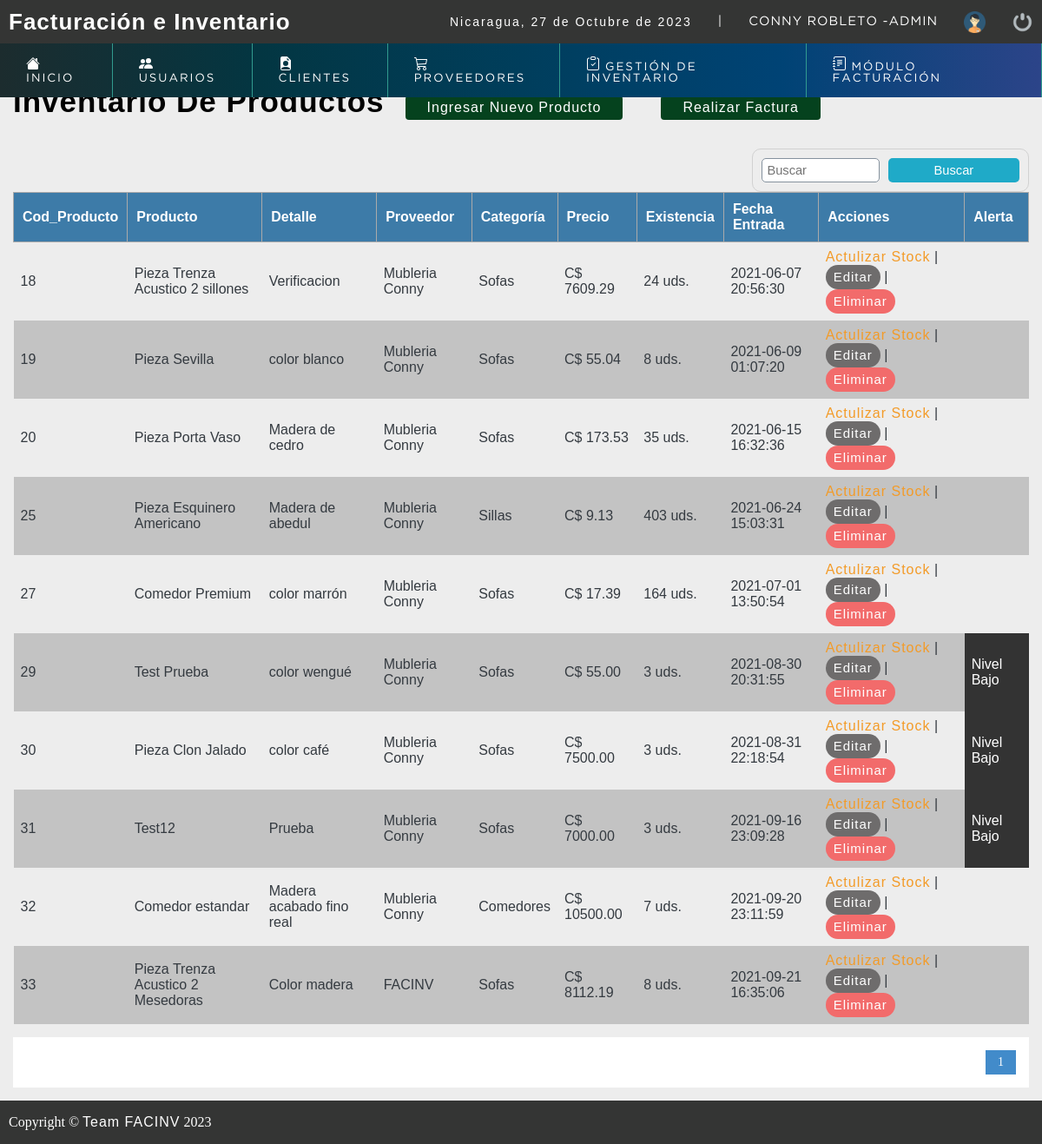
The app's page /sistema/listaproductos.php (signed in) with its own data.
### tables this page shows
CREATE TABLE `producto` (
  `codproducto` int(11) NOT NULL,
  `descripcion` varchar(100) DEFAULT NULL,
  `detalle` varchar(100) DEFAULT NULL,
  `proveedor` int(11) DEFAULT NULL,
  `categoria` int(11) NOT NULL,
  `precio` decimal(10,2) DEFAULT NULL,
  `existencia` int(11) DEFAULT NULL,
  `date_add` datetime NOT NULL DEFAULT current_timestamp(),
  `usuario_id` int(11) NOT NULL,
  `estatus` int(11) NOT NULL DEFAULT 1
);

CREATE TABLE `proveedor` (
  `codproveedor` int(11) NOT NULL,
  `ruc` varchar(100) DEFAULT NULL,
  `proveedor` varchar(100) DEFAULT NULL,
  `contacto` varchar(100) DEFAULT NULL,
  `telefono` bigint(11) DEFAULT NULL,
  `direccion` text DEFAULT NULL,
  `date_add` datetime NOT NULL DEFAULT current_timestamp(),
  `usuario_id` int(11) NOT NULL,
  `estatus` int(11) NOT NULL DEFAULT 1
);

CREATE TABLE `categoria` (
  `cod_categoria` int(11) NOT NULL,
  `nombre` varchar(150) NOT NULL
);

### sistema/listaproductos.php (the view, shortened to what this page needs)
<?php
	include "../conexion.php";
 ?>
<!DOCTYPE html>
<html lang="en">
<head>
	<?php include "includes/scripts.php"; ?>
</head>
<body>
	<?php include "includes/header.php"; ?>
	<section id="container">
		<h1>Inventario De Productos</h1>
		<?php if($_SESSION['rol']==1|| $_SESSION['rol']==2){?>
		<a href="registro_producto.php" class="btn_new">Ingresar Nuevo Producto</a>
		<?php } ?>
		<a href="nueva_venta.php" class="btn_new">Realizar Factura</a>
		<form action="buscarproducto.php" method="get" class="form_search">
			<input type="text" name="busqueda" id="busqueda" placeholder="Buscar">
			<input type="submit" value="Buscar" class="btn_search">
		</form>
		<table>
			<tr>
			    <th>Cod_Producto</th>
				<th>Producto</th>
				<th>Detalle</th>
				<th>Proveedor</th>
				<th>Categoría</th>
				<th>Precio</th>
				<th>Existencia</th>
				<th>Fecha Entrada</th>
				<th>Acciones</th>
				<th>Alerta</th>
			</tr>
		<?php
			$sql_registe = mysqli_query($conection,"SELECT COUNT(*) as total_registro FROM producto WHERE estatus = 1 ");
			$result_register = mysqli_fetch_array($sql_registe);
			$total_registro = $result_register['total_registro'];
			$por_pagina = 10;
			if(empty($_GET['pagina']))
			{
				$pagina = 1;
			}else{
				$pagina = $_GET['pagina'];
			}
			$desde = ($pagina-1) * $por_pagina;
			$total_paginas = ceil($total_registro / $por_pagina);
			$query = mysqli_query($conection,"SELECT p.codproducto,p.descripcion,p.detalle,pr.proveedor,ca.nombre,p.precio,p.existencia,p.date_add
			                                 FROM producto p
											 INNER JOIN proveedor pr ON pr.codproveedor=p.proveedor
			                                 INNER JOIN categoria ca ON ca.cod_categoria = p.categoria
											 WHERE p.estatus = 1 ORDER BY p.codproducto  ASC LIMIT $desde,$por_pagina
				");
			$result = mysqli_num_rows($query);
			if($result > 0){
				while ($data = mysqli_fetch_array($query)) {
			?>
				<tr class= "row"<?php echo $data["codproducto"]; ?> >
				    <td><?php echo $data["codproducto"]; ?></td>
					<td><?php echo $data["descripcion"]; ?></td>
					<td><?php echo $data["detalle"]; ?></td>
					<td><?php echo $data["proveedor"]; ?></td>
					<td><?php echo $data["nombre"]; ?></td>
					<td class= "celPrecio">C$ <?php echo $data["precio"]; ?></td>
					<td class= "celExistencia"> <?php echo $data["existencia"]; ?> uds.</td>
					<td><?php echo $data["date_add"]; ?></td>
					<?php if($_SESSION['rol']==1|| $_SESSION['rol']==2){?>
					<td>
						<a class="link_add add_product" product="<?php echo $data["codproducto"]; ?>" href="#" >Actulizar Stock</a>
						|
						<a class="link_edit" href="editar_productos.php?id=<?php echo $data["codproducto"]; ?>">Editar</a>
						 |
						<a class="link_delete del_product" href="eliminar_producto.php?id=<?php echo $data["codproducto"]; ?>">Eliminar</a>
					</td>
					<?php
					if ( $data['existencia'] <= 5 ): echo
                	"<td class=\"text-center\" style=\"background-color: #333; color: #ffff;\">Nivel Bajo</td>"; else: echo "<td></td>"; endif; ?>
					<?php } ?>
				</tr>
		<?php
				}
			}
		 ?>
		</table>
		<div class="paginador">
			<ul>
			<?php
				for ($i=1; $i <= $total_paginas; $i++) {
					if($i == $pagina)
					{
						echo '<li class="pageSelected">'.$i.'</li>';
					}else{
						echo '<li><a href="?pagina='.$i.'">'.$i.'</a></li>';
					}
				}
			 ?>
			</ul>
		</div>
	</section>
	<?php include "includes/footer.php"; ?>
</body>
</html>

### sistema/css/style.css (style rules this page uses)
* { margin: 0; padding: 0; box-sizing: border-box; }
body { background: #ededed; }
h1, h2, h3, h4, h5, h6 { font-family: 'arial'; font-weight: bold; letter-spacing: 1px; }
h1 { font-size: 26px; }
a { text-decoration: none; font-family: arial; letter-spacing: 1px; }
#container { padding: 90px 15px 15px; }
form { background: #FFF; margin: auto; padding: 20px 50px; border: 1px solid #d1d1d1; }
input,select { display: block; width: 100%; font-size: 11pt; padding: 5px; border: 1px solid #85929e; border-radius: 5px; }
.btn_new { display: inline-block; background: #05421e; color: #FFF; padding: 5px 25px; border-radius: 4px; margin: 20px; }
#container h1 { font-size: 35px; display : inline-block; }
table { color: #343a40; border-collapse: collapse; font-size: 12pt; font-family: 'arial'; width: 100%; overflow: hidden; }
table th { text-align: left; padding: 10px; background: #3d7ba8; color:#fff; border: 1px solid #AAAAAA; overflow: hidden; }
table tr:nth-child(odd) { background: rgba(0, 0, 0, 0.178); }
table td { padding: 8px; margin: 15px; }
.link_edit { display: inline-block; padding: 7px 9px; border-radius: 100px; background: rgb(110, 108, 108); color: #fff; font-weight: 60; font-size: 15px; line-height: 14px; }
.link_add { color: #f39b28; }
.link_delete { display: inline-block; padding: 7px 9px; border-radius: 100px; background: #f26b6b;; color: #fff; font-weight: 60; font-size: 15px; line-height: 14px; }
.paginador ul { padding: 15px; list-style: none; background: #FFF; margin-top: 15px; display: -webkit-flex; display: -moz-flex; display: -ms-flex; display: -o-flex; display: flex; justify-content: flex-end; }
.paginador a, .pageSelected { color: #428bca; border: 1px solid #ddd; padding: 5px; display: inline-block; font-size: 14px; text-align: center; width: 35px; }
.pageSelected { color: #FFF; background: #428bca; border: 1px solid #428bca; }
.form_search { margin-top: 13px; display: -webkit-flex; display: -moz-flex; display: -ms-flex; display: -o-flex; display: flex; float: right; background: initial; padding: 10px; border-radius: 10px; }
.form_search .btn_search { background: #1faac8; color: #FFF; padding: 0 20px; border: 0; cursor: pointer; margin-left: 10px; }

### records on screen
producto: codproducto "18", descripcion "Pieza Trenza Acustico 2 sillones", detalle "Verificacion", proveedor.proveedor "Mubleria Conny", categoria.nombre "Sofas", precio "7609.29", existencia "24", date_add "2021-06-07 20:56:30"
producto: codproducto "19", descripcion "Pieza Sevilla", detalle "color blanco", proveedor.proveedor "Mubleria Conny", categoria.nombre "Sofas", precio "55.04", existencia "8", date_add "2021-06-09 01:07:20"
producto: codproducto "20", descripcion "Pieza Porta Vaso", detalle "Madera de cedro", proveedor.proveedor "Mubleria Conny", categoria.nombre "Sofas", precio "173.53", existencia "35", date_add "2021-06-15 16:32:36"
producto: codproducto "25", descripcion "Pieza Esquinero Americano", detalle "Madera de abedul", proveedor.proveedor "Mubleria Conny", categoria.nombre "Sillas", precio "9.13", existencia "403", date_add "2021-06-24 15:03:31"
producto: codproducto "27", descripcion "Comedor Premium", detalle "color marrón", proveedor.proveedor "Mubleria Conny", categoria.nombre "Sofas", precio "17.39", existencia "164", date_add "2021-07-01 13:50:54"
producto: codproducto "29", descripcion "Test Prueba", detalle "color wengué", proveedor.proveedor "Mubleria Conny", categoria.nombre "Sofas", precio "55.00", existencia "3", date_add "2021-08-30 20:31:55", shows "Nivel Bajo"
producto: codproducto "30", descripcion "Pieza Clon Jalado", detalle "color café", proveedor.proveedor "Mubleria Conny", categoria.nombre "Sofas", precio "7500.00", existencia "3", date_add "2021-08-31 22:18:54", shows "Nivel Bajo"
producto: codproducto "31", descripcion "Test12", detalle "Prueba", proveedor.proveedor "Mubleria Conny", categoria.nombre "Sofas", precio "7000.00", existencia "3", date_add "2021-09-16 23:09:28", shows "Nivel Bajo"
producto: codproducto "32", descripcion "Comedor estandar", detalle "Madera acabado fino real", proveedor.proveedor "Mubleria Conny", categoria.nombre "Comedores", precio "10500.00", existencia "7", date_add "2021-09-20 23:11:59"
producto: codproducto "33", descripcion "Pieza Trenza Acustico 2 Mesedoras", detalle "Color madera", proveedor.proveedor "FACINV", categoria.nombre "Sofas", precio "8112.19", existencia "8", date_add "2021-09-21 16:35:06"

### other values on screen
fechaC() "27 de Octubre de 2023"
$_SESSION['nombre'] "CONNY ROBLETO"
$_SESSION['user'] "ADMIN"
